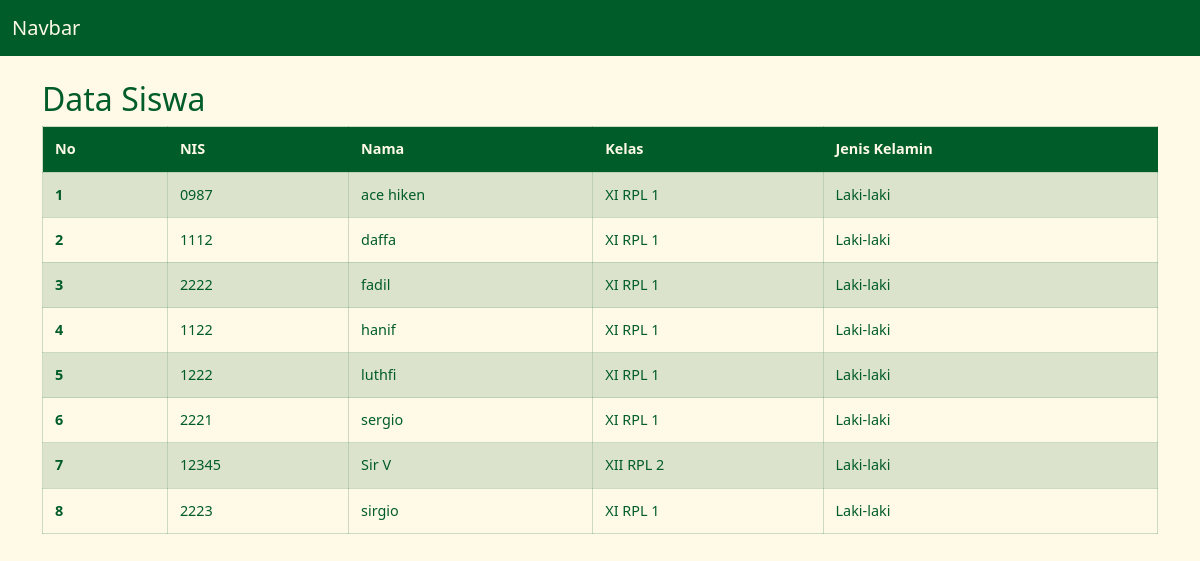
The page /tabel/daftar_siswa.php on the database its author committed.
### tables this page shows
CREATE TABLE `siswa` (
  `id` int(11) NOT NULL,
  `nis` varchar(10) NOT NULL,
  `nama` varchar(100) NOT NULL,
  `kelas` varchar(10) NOT NULL,
  `jenis_kelamin` enum('L','P') NOT NULL,
  `user_id` int(11) NOT NULL
);

### tabel/daftar_siswa.php (the view)
<?php
require_once __DIR__ . "/../navbar/navbar.php";
require_once __DIR__ . "/../navbar/koneksi.php";
$hasil = mysqli_query($koneksi, "SELECT nis, nama, kelas, jenis_kelamin FROM siswa ORDER BY nama ASC");
?>
<main class="container py-4">
	<h1 class="h2">Data Siswa</h1>
	<div class="table-responsive">
		<table class="table table-bordered table-striped align-middle">
			<thead>
				<tr>
					<th scope="col">No</th>
					<th scope="col">NIS</th>
					<th scope="col">Nama</th>
					<th scope="col">Kelas</th>
					<th scope="col">Jenis Kelamin</th>
				</tr>
			</thead>
			<tbody>
				<?php if ($hasil && mysqli_num_rows($hasil) > 0): ?>
					<?php $nomor = 1; ?>
					<?php while ($siswa = mysqli_fetch_assoc($hasil)): ?>
						<tr>
							<th scope="row"><?= $nomor++; ?></th>
							<td><?= htmlspecialchars($siswa['nis']); ?></td>
							<td><?= htmlspecialchars($siswa['nama']); ?></td>
							<td><?= htmlspecialchars($siswa['kelas']); ?></td>
							<td><?= $siswa['jenis_kelamin'] === 'L' ? 'Laki-laki' : 'Perempuan'; ?></td>
						</tr>
					<?php endwhile; ?>
				<?php else: ?>
					<tr>
						<td colspan="5" class="text-center">Belum ada data siswa.</td>
					</tr>
				<?php endif; ?>
			</tbody>
		</table>
	</div>
</main>
<?php require_once __DIR__ . "/../navbar/footer.php"; ?>

### navbar/navbar.php (shortened to what this page needs)
<!doctype html>
<html lang="en">
<head>
    <link href="https://cdn.jsdelivr.net/npm/bootstrap@5.3.3/dist/css/bootstrap.min.css" rel="stylesheet">
    <link href="../css/theme.css" rel="stylesheet">
</head>
<body>
<nav class="navbar navbar-expand-lg navbar-dark bg-light">
    <div class="container-fluid">
        <a class="navbar-brand" style="color: #fffae8;" href="../index.php">Navbar</a>
    </div>
</nav>

### navbar/footer.php (shortened to what this page needs)
</body>
</html>

### css/theme.css (style rules this page uses)
:root { --theme-cream: #fffae8; --theme-green: #005c28; --theme-coral: #f9533c; --bs-primary: var(--theme-green); --bs-primary-rgb: 0, 92, 40; --bs-success: var(--theme-green); --bs-success-rgb: 0, 92, 40; --bs-danger: var(--theme-coral); --bs-danger-rgb: 249, 83, 60; --bs-warning: var(--theme-coral); --bs-warning-rgb: 249, 83, 60; --bs-body-bg: var(--theme-cream); --bs-body-color: var(--theme-green); --bs-link-color: var(--theme-green); --bs-link-hover-color: var(--theme-coral); --bs-border-color: rgba(0, 92, 40, .2); }
body { background-color: var(--theme-cream); color: var(--theme-green); }
.bg-light, .bg-white { background-color: var(--theme-cream) !important; }
.navbar { background-color: var(--theme-green) !important; }
.navbar .navbar-brand, .navbar .nav-link { color: var(--theme-cream); }
.table { width: 100%; margin-bottom: 1.5rem; font-size: .9rem; border: 1px solid rgba(0, 92, 40, .2); --bs-table-color: var(--theme-green); --bs-table-bg: var(--theme-cream); --bs-table-border-color: rgba(0, 92, 40, .2); --bs-table-striped-color: var(--theme-green); --bs-table-striped-bg: rgba(0, 92, 40, .07); }
.table > :not(caption) > * > * { padding: .75rem; line-height: 1.4; vertical-align: middle; border: 1px solid rgba(0, 92, 40, .2); }
.table thead th { background-color: var(--theme-green); color: var(--theme-cream); font-weight: 700; text-align: left; white-space: nowrap; }
.table tbody tr:nth-of-type(odd) > * { background-color: rgba(0, 92, 40, .07); }

### rows shown on the page
siswa: nis "0987", nama "ace hiken", kelas "XI RPL 1", jenis_kelamin "Laki-laki"
siswa: nis "1112", nama "daffa", kelas "XI RPL 1", jenis_kelamin "Laki-laki"
siswa: nis "2222", nama "fadil", kelas "XI RPL 1", jenis_kelamin "Laki-laki"
siswa: nis "1122", nama "hanif", kelas "XI RPL 1", jenis_kelamin "Laki-laki"
siswa: nis "1222", nama "luthfi", kelas "XI RPL 1", jenis_kelamin "Laki-laki"
siswa: nis "2221", nama "sergio", kelas "XI RPL 1", jenis_kelamin "Laki-laki"
siswa: nis "12345", nama "Sir V", kelas "XII RPL 2", jenis_kelamin "Laki-laki"
siswa: nis "2223", nama "sirgio", kelas "XI RPL 1", jenis_kelamin "Laki-laki"
